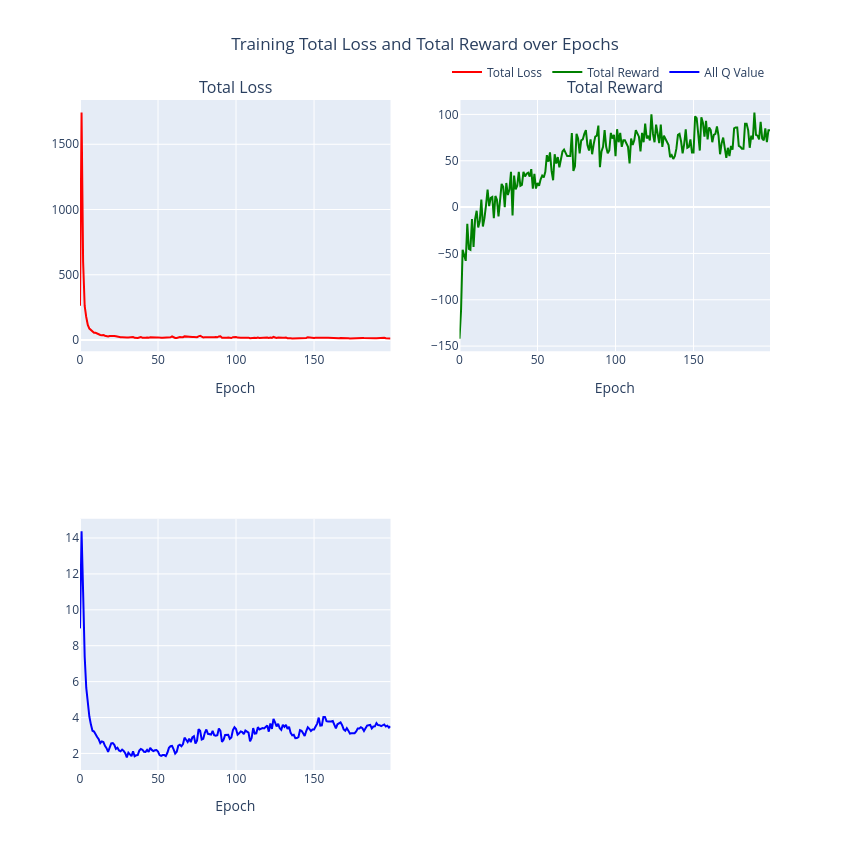

Write notebook code for a chart like this one.
### Markdown cell above
### Loss and Reward Plot for Dueling DQN NVDA

### Code cell
plot_loss_reward(total_losses_dueldqn, total_rewards_dueldqn, all_q_values_dueldqn)

### Figure 1 — Plotly figure (JSON) as saved in the notebook; plotly's stock layout.template omitted (floating-point values rounded to 4 significant figures; data arrays with more than 128 entries replaced by an {"elided": "..."} marker saying what was removed)
{"data": [{"line": {"color": "red"}, "mode": "lines", "name": "Total Loss", "type": "scatter", "xaxis": "x", "y": {"elided": "200 float values"}, "yaxis": "y"}, {"line": {"color": "green"}, "mode": "lines", "name": "Total Reward", "type": "scatter", "xaxis": "x2", "y": {"elided": "200 int values"}, "yaxis": "y2"}, {"line": {"color": "blue"}, "mode": "lines", "name": "All Q Value", "type": "scatter", "xaxis": "x3", "y": {"elided": "200 float values"}, "yaxis": "y3"}], "layout": {"annotations": [{"font": {"size": 16}, "showarrow": false, "text": "Total Loss", "x": 0.225, "xanchor": "center", "xref": "paper", "y": 1, "yanchor": "bottom", "yref": "paper"}, {"font": {"size": 16}, "showarrow": false, "text": "Total Reward", "x": 0.775, "xanchor": "center", "xref": "paper", "y": 1, "yanchor": "bottom", "yref": "paper"}], "height": 850, "legend": {"orientation": "h", "x": 1, "xanchor": "right", "y": 1.02, "yanchor": "bottom"}, "showlegend": true, "title": {"text": "Training Total Loss and Total Reward over Epochs", "x": 0.5}, "width": 850, "xaxis": {"anchor": "y", "domain": [0, 0.45], "title": {"text": "Epoch"}}, "xaxis2": {"anchor": "y2", "domain": [0.55, 1], "title": {"text": "Epoch"}}, "xaxis3": {"anchor": "y3", "domain": [0, 0.45], "title": {"text": "Epoch"}}, "xaxis4": {"anchor": "y4", "domain": [0.55, 1]}, "yaxis": {"anchor": "x", "domain": [0.625, 1]}, "yaxis2": {"anchor": "x2", "domain": [0.625, 1]}, "yaxis3": {"anchor": "x3", "domain": [0, 0.375]}, "yaxis4": {"anchor": "x4", "domain": [0, 0.375]}}}
